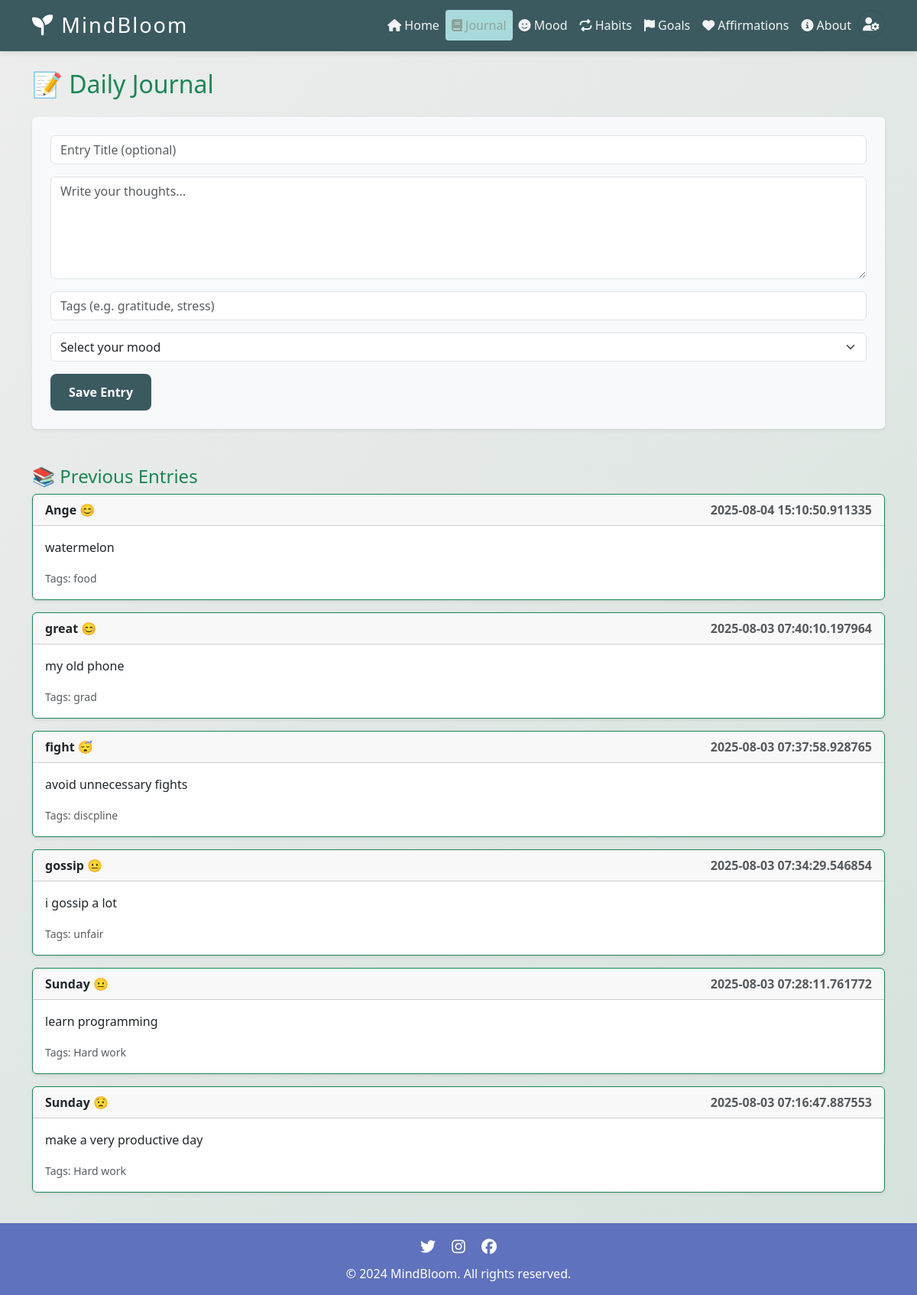
Page /journal (signed in) on the committed database.
### app/models.py (models this page shows)
class JournalEntry(db.Model):
    id = db.Column(db.Integer, primary_key=True)
    user_id = db.Column(db.Integer, db.ForeignKey('users.id'), nullable=False)
    title = db.Column(db.String(150))
    content = db.Column(db.Text, nullable=False)
    tags = db.Column(db.String(100))
    mood = db.Column(db.String(10))
    date = db.Column(db.DateTime, default=datetime.utcnow)

### app/journal/routes.py (the view, shortened to what this page needs)
@journal_bp.route('/journal', methods=['GET', 'POST'])
@login_required
def journal():
    entries = JournalEntry.query \
        .filter_by(user_id=current_user.id) \
        .order_by(JournalEntry.date.desc()) \
        .all()
    return render_template('journal.html', entries=entries)

### app/__init__.py (called while the page is built)
def register_context_processors(app):
    @app.context_processor
    def inject_nav_data():
        from flask import url_for
        return {
            'nav_items': [
                ('Home', url_for('main.home'), 'home'),
                ('Journal', url_for('journal.journal'), 'book'),
                ('Mood', url_for('mood.mood'), 'smile'),
                ('Habits', url_for('habits.habits'), 'repeat'),
                ('Goals', url_for('goals.goals'), 'flag'),
                ('Affirmations', url_for('affirmations.affirmations'), 'heart'),
                ('About', url_for('main.about'), 'info-circle'),
            ],
            'social_links': [
                ('Twitter', '#', 'twitter'),
                ('Instagram', '#', 'instagram'),
                ('Facebook', '#', 'facebook')
            ]
        }

### app/auth/routes.py (called while the page is built)
@login_manager.user_loader
def load_user(user_id):
    return User.query.get(int(user_id))

### app/templates/journal.html (shortened to what this page needs)
{% extends "layout.html" %}
{% block content %}
  <h2 class="text-success mb-4">📝 Daily Journal</h2>
<form action="{{ url_for('journal.journal') }}" method="POST" class="bg-light p-4 rounded shadow-sm mb-4">
    <div class="mb-3">
      <input type="text" name="title" class="form-control" placeholder="Entry Title (optional)">
    </div>
    <div class="mb-3">
      <textarea name="content" class="form-control" rows="5" placeholder="Write your thoughts..." required></textarea>
    </div>
    <div class="mb-3">
      <input type="text" name="tags" class="form-control" placeholder="Tags (e.g. gratitude, stress)">
    </div>
    <div class="mb-3">
      <select name="mood" class="form-select">
        <option value="">Select your mood</option>
      </select>
    </div>
    <button type="submit" class="btn btn-success">Save Entry</button>
  </form>
  <h4 class="mt-5 text-success">📚 Previous Entries</h4>
  {% for entry in entries %}
    <div class="card border-success mb-3 shadow-sm">
      <div class="card-header fw-semibold">
        {{ entry.title or "Untitled" }} {{ entry.mood }}
        <span class="text-muted float-end">{{ entry.date }}</span>
      </div>
      <div class="card-body">
        <p class="card-text">{{ entry.content }}</p>
        <small class="text-muted">Tags: {{ entry.tags }}</small>
      </div>
    </div>
  {% else %}
    <p class="text-muted">No entries yet. Start writing above!</p>
  {% endfor %}
{% endblock %}

### app/templates/layout.html (shortened to what this page needs)
<!DOCTYPE html>
<html lang="en">
<head>
  <link href="https://cdn.jsdelivr.net/npm/bootstrap@5.3.2/dist/css/bootstrap.min.css" rel="stylesheet">
  <link href="https://cdnjs.cloudflare.com/ajax/libs/font-awesome/6.4.2/css/all.min.css" rel="stylesheet">
  <link rel="stylesheet" href="{{ url_for('static', filename='css/style.css') }}">
</head>
<body data-accent-color="{{ current_user.accent_color if current_user.is_authenticated else 'primary' }}">
  <nav class="navbar navbar-expand-lg sticky-top">
    <div class="container">
      <a class="navbar-brand" href="#"><i class="fa-solid fa-seedling"></i> MindBloom</a>
      <div class="collapse navbar-collapse" id="navbarCollapse">
        <ul class="navbar-nav ms-auto">
          {% for name, url, icon in nav_items %}
            <li class="nav-item">
              <a class="nav-link {% if request.path == url %}active{% endif %}" href="{{ url }}">
                <i class="fa-solid fa-{{ icon }}"></i> {{ name }}
              </a>
            </li>
          {% endfor %}
          <li class="nav-item dropdown">
            <a class="nav-link rounded-circle p-1" href="#" id="userDropdown" role="button"
               data-bs-toggle="dropdown" aria-expanded="false" style="width: 36px; height: 36px;">
              <i class="fa-solid fa-user-gear d-flex justify-content-center align-items-center"
                 style="font-size: 1.1rem;"></i>
            </a>
          </li>
        </ul>
      </div>
    </div>
  </nav>
  <main class="container py-4">
    {% block content %}{% endblock %}
  </main>
  <footer class="footer">
    <div class="container">
      <div class="social-icons mb-2">
        {% for name, link, icon in social_links %}
          <a href="{{ link }}" target="_blank" title="MindBloom {{ name }}">
            <i class="fab fa-{{ icon }}"></i>
          </a>
        {% endfor %}
      </div>
      &copy; {{ year|default(2024) }} MindBloom. All rights reserved.
    </div>
  </footer>
</body>
</html>

### app/static/css/style.css (style rules this page uses)
:root { --primary-bg: #8AA398; --secondary-bg: #F4C2C2; --accent: #A8DADC; --text: #454545; --footer-bg: #5f72be; }
body { margin: 0; min-height: 100vh; font-family: 'Segoe UI', sans-serif; color: var(--text); background: linear-gradient(135deg, var(--secondary-bg) 0%, var(--accent) 100%); }
.navbar { background: var(--primary-bg); box-shadow: 0 2px 8px rgba(0,0,0,0.1); }
.navbar-brand { color: #fff; font-size: 1.7rem; letter-spacing: 2px; }
.nav-link { color: #f3f3f3 !important; padding: 0.5rem 1rem; border-radius: 0.25rem; transition: .2s; }
.nav-link:hover, .nav-link.active { background: var(--accent); color: var(--primary-bg) !important; }
.footer { background: var(--footer-bg); color: #fff; text-align: center; padding: 1rem 0; }
.footer .social-icons a { color: #fff; margin: 0 .5rem; font-size: 1.25rem; transition: .2s; }
body { background: linear-gradient(135deg, #EDEDED 0%, #D5E2DC 100%); font-family: 'Segoe UI', sans-serif; color: #454545; }
h1, h2, h3, h4 { color: #3B5A5F; }
.navbar { background-color: #3B5A5F; }
footer { background-color: #3B5A5F; color: white; }
a { text-decoration: none; }
form input, form textarea, form select { border: 1px solid #ced4da; }
.btn-success { background-color: #8AA398; border-color: #8AA398; }
.btn { background-color: #3B5A5F; color: #fff; border: none; padding: 0.75em 1.5em; border-radius: 8px; font-weight: bold; cursor: pointer; transition: background-color 0.2s ease, transform 0.1s ease; }

### app/templates/layout.html (style rules this page uses)
.nav-link.rounded-circle { display: flex; align-items: center; justify-content: center; border: 1px solid rgba(0,0,0,0.1); transition: all 0.3s; }

### rows in the picture
JournalEntry: title "Ange", mood "😊", date "2025-08-04 15:10:50.911335", content "watermelon", tags "food"
JournalEntry: title "great", mood "😊", date "2025-08-03 07:40:10.197964", content "my old phone", tags "grad"
JournalEntry: title "fight", mood "😴", date "2025-08-03 07:37:58.928765", content "avoid unnecessary fights", tags "discpline"
JournalEntry: title "gossip", mood "😐", date "2025-08-03 07:34:29.546854", content "i gossip a lot", tags "unfair"
JournalEntry: title "Sunday", mood "😐", date "2025-08-03 07:28:11.761772", content "learn programming", tags "Hard work"
JournalEntry: title "Sunday", mood "😟", date "2025-08-03 07:16:47.887553", content "make a very productive day", tags "Hard work"

### other values in the picture
{{ name }} "Home" "Journal" "Mood" "Habits" "Goals" "Affirmations" "About"
{{ year|default(2024) }} "2024"
